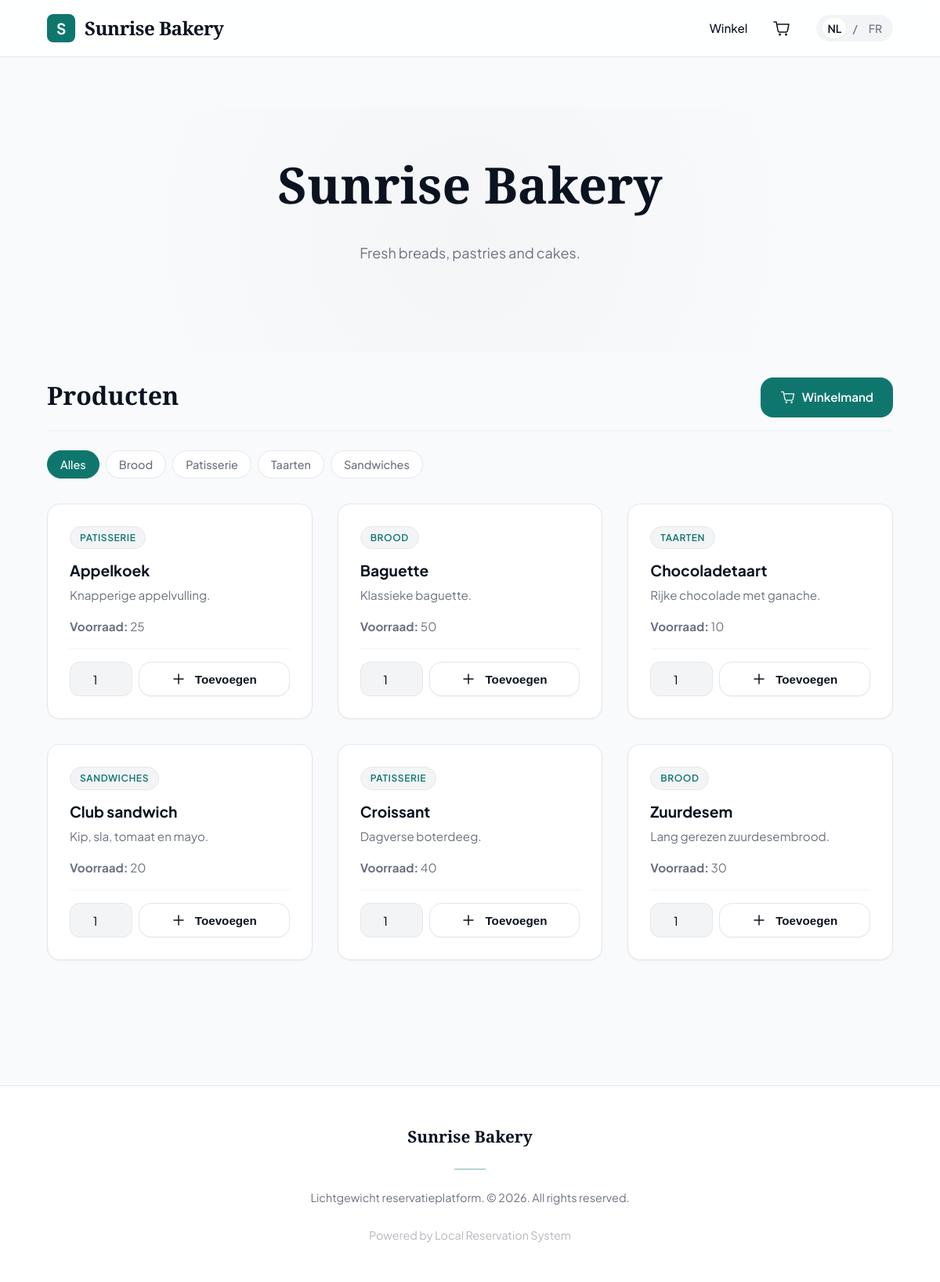
/store/index.php, run on the app's committed database.
### tables this page shows
CREATE TABLE businesses (
  id INT AUTO_INCREMENT PRIMARY KEY,
  name VARCHAR(150) NOT NULL,
  slug VARCHAR(120) NOT NULL UNIQUE,
  description TEXT NULL,
  logo_path VARCHAR(255) NULL,
  brand_color VARCHAR(20) NULL,
  theme_color VARCHAR(20) NULL,
  website VARCHAR(255) NULL,
  contact_email VARCHAR(190) NULL,
  contact_phone VARCHAR(60) NULL,
  address VARCHAR(255) NULL,
  hero_title VARCHAR(150) NULL,
  hero_subtitle TEXT NULL,
  story_title VARCHAR(150) NULL,
  story_body TEXT NULL,
  hero_image_url VARCHAR(255) NULL,
  active TINYINT(1) NOT NULL DEFAULT 0,
  created_at DATETIME NOT NULL,
  updated_at DATETIME NOT NULL
);

CREATE TABLE categories (
  id INT AUTO_INCREMENT PRIMARY KEY,
  business_id INT NOT NULL,
  name VARCHAR(120) NOT NULL,
  name_fr VARCHAR(120) NULL,
  sort_order INT NOT NULL DEFAULT 0,
  created_at DATETIME NOT NULL DEFAULT CURRENT_TIMESTAMP,
  updated_at DATETIME NOT NULL DEFAULT CURRENT_TIMESTAMP,
  CONSTRAINT fk_categories_business FOREIGN KEY (business_id) REFERENCES businesses(id) ON DELETE CASCADE
);

CREATE TABLE products (
  id INT AUTO_INCREMENT PRIMARY KEY,
  business_id INT NOT NULL,
  category_id INT NULL,
  name VARCHAR(150) NOT NULL,
  name_fr VARCHAR(150) NULL,
  description TEXT NULL,
  description_fr TEXT NULL,
  price DECIMAL(10,2) NOT NULL DEFAULT 0,
  image_path VARCHAR(255) NULL,
  stock_qty INT NOT NULL DEFAULT 0,
  is_active TINYINT(1) NOT NULL DEFAULT 1,
  created_at DATETIME NOT NULL,
  updated_at DATETIME NOT NULL,
  CONSTRAINT fk_products_business FOREIGN KEY (business_id) REFERENCES businesses(id) ON DELETE CASCADE,
  CONSTRAINT fk_products_category FOREIGN KEY (category_id) REFERENCES categories(id) ON DELETE SET NULL
);

### includes/i18n.php (called while the page is built, shortened)
<?php
function current_lang(): string
{
    $lang = $_SESSION['lang'] ?? 'nl';
    return $lang;
}
function t(string $key): string
{
    global $translations;
    $lang = current_lang();
    if (isset($translations[$lang][$key])) {
        return $translations[$lang][$key];
    }
    return $translations['nl'][$key] ?? $key;
}
function lang_url(string $lang): string
{
    $uri = $_SERVER['REQUEST_URI'] ?? '/';
    $parts = parse_url($uri);
    $path = $parts['path'] ?? '/';
    $query = [];
    $query['lang'] = $lang;
    return $path . '?' . http_build_query($query);
}
function field(array $row, string $key): string
{
    $lang = current_lang();
    $fallback = $row[$key] ?? '';
    return (string) $fallback;
}

### includes/helpers.php (called while the page is built, shortened)
<?php
function e($value): string
{
    return htmlspecialchars((string) $value, ENT_QUOTES, 'UTF-8');
}
function get_active_business(PDO $pdo): ?array
{
    $stmt = $pdo->query('SELECT * FROM businesses WHERE active = 1 ORDER BY id ASC LIMIT 1');
    $cached = $stmt->fetch();
    return $cached ?: null;
}

### store/index.php (the view, shortened to what this page needs)
<?php
require_once __DIR__ . '/../includes/header.php';
require_once __DIR__ . '/../includes/i18n.php';
$categoriesStmt = $pdo->prepare('SELECT * FROM categories WHERE business_id = ? ORDER BY sort_order, name');
$categoriesStmt->execute([$business['id']]);
$categories = $categoriesStmt->fetchAll();
$productsStmt = $pdo->prepare('SELECT p.*, c.name AS category_name, c.name_fr AS category_name_fr FROM products p LEFT JOIN categories c ON p.category_id = c.id WHERE p.business_id = ? AND p.is_active = 1 ORDER BY p.name');
$productsStmt->execute([$business['id']]);
$products = $productsStmt->fetchAll();
?>
<section class="hero">
    <h1><?= e($business['name']); ?></h1>
    <p><?= e($business['description'] ?? 'Welkom bij onze winkel. Ontdek ons assortiment en reserveer direct online.'); ?></p>
</section>
<section class="container">
    <div class="section-title">
        <h2><?= e(t('store.title')); ?></h2>
        <a class="button nav-cart" href="/store/cart.php" style="position: relative; padding-right: 1.5rem;">
            <?= e(t('nav.cart')); ?>
        </a>
    </div>
    <div class="filter-bar">
        <button data-filter="all" class="active"><?= e(t('store.filter.all')); ?></button>
        <?php foreach ($categories as $category): ?>
            <button data-filter="<?= e($category['id']); ?>"><?= e(field($category, 'name')); ?></button>
        <?php endforeach; ?>
    </div>
    <div class="card-grid">
        <?php foreach ($products as $product): ?>
            <div class="card" data-category="<?= e($product['category_id']); ?>">
                <span class="badge"><?= e(field($product, 'category_name') ?: t('store.general')); ?></span>
                <h3><?= e(field($product, 'name')); ?></h3>
                <p><?= e(field($product, 'description')); ?></p>
                <p class="muted-text"><strong><?= e(t('store.stock')); ?>:</strong> <?= e($product['stock_qty']); ?></p>
                <form method="post" action="/store/cart.php" class="cart-inline" data-cart-add>
                    <div class="qty-wrapper">
                        <input type="number" name="quantity" min="1" value="1">
                        <button class="button secondary" type="submit">
                            <svg class="nav-icon" style="width:18px;height:18px;margin-right:4px;" fill="none" viewBox="0 0 24 24" stroke="currentColor">
                                <path stroke-linecap="round" stroke-linejoin="round" stroke-width="2" d="M12 4v16m8-8H4" />
                            </svg>
                            <?= e(t('store.add')); ?>
                        </button>
                    </div>
                </form>
            </div>
        <?php endforeach; ?>
    </div>
</section>
<?php require_once __DIR__ . '/../includes/footer.php'; ?>

### includes/header.php (shortened to what this page needs)
<?php
require_once __DIR__ . '/db.php';
require_once __DIR__ . '/helpers.php';
require_once __DIR__ . '/i18n.php';
$pdo = db();
$business = get_active_business($pdo);
$lang = current_lang();
?>
<!doctype html>
<html lang="<?= e($lang); ?>">
<head>
    <link rel="stylesheet" href="/css/main.css">
</head>
<body>
<header class="site-header">
    <div class="container header-inner">
        <a class="brand" href="<?= e($business['website'] ?? '/store/about.php'); ?>">
            <span class="brand-mark"><?= e(substr($business['name'] ?? APP_NAME, 0, 1)); ?></span>
            <span class="brand-name"><?= e($business['name'] ?? APP_NAME); ?></span>
        </a>
        <nav class="nav">
            <a href="/store/index.php"><?= e(t('nav.store')); ?></a>
            <a class="nav-cart" href="/store/cart.php" aria-label="<?= e(t('nav.cart')); ?>">
            </a>
            <div class="lang-switch">
                <a class="<?= $lang === 'nl' ? 'active' : ''; ?>" href="<?= e(lang_url('nl')); ?>">NL</a>
                <span>/</span>
                <a class="<?= $lang === 'fr' ? 'active' : ''; ?>" href="<?= e(lang_url('fr')); ?>">FR</a>
            </div>
        </nav>
    </div>
</header>
<main class="page">

### includes/footer.php (shortened to what this page needs)
</main>
<footer class="site-footer">
    <div class="container footer-inner">
        <div class="footer-brand"><?= e($business['name'] ?? APP_NAME); ?></div>
        <div class="footer-divider"></div>
        <span class="footer-note"><?= e(t('footer.note')); ?> &copy; <?= date('Y'); ?>. All rights reserved.</span>
        <span style="opacity: 0.5;">Powered by <?= e(APP_NAME); ?></span>
    </div>
</footer>
</body>
</html>

### data on the page
businesses: name "S", name "Sunrise Bakery", description "Fresh breads, pastries and cakes."
categories: name "Brood"
categories: name "Patisserie"
categories: name "Taarten"
categories: name "Sandwiches"
products: category.name "PATISSERIE", name "Appelkoek", description "Knapperige appelvulling.", stock_qty "25"
products: category.name "BROOD", name "Baguette", description "Klassieke baguette.", stock_qty "50"
products: category.name "TAARTEN", name "Chocoladetaart", description "Rijke chocolade met ganache.", stock_qty "10"
products: category.name "SANDWICHES", name "Club sandwich", description "Kip, sla, tomaat en mayo.", stock_qty "20"
products: category.name "PATISSERIE", name "Croissant", description "Dagverse boterdeeg.", stock_qty "40"
products: category.name "BROOD", name "Zuurdesem", description "Lang gerezen zuurdesembrood.", stock_qty "30"

### other printed values
t('nav.store') "Winkel"
t('store.title') "Producten"
t('nav.cart') "Winkelmand"
t('store.filter.all') "Alles"
t('footer.note') "Lichtgewicht reservatieplatform."
APP_NAME "Local Reservation System"
